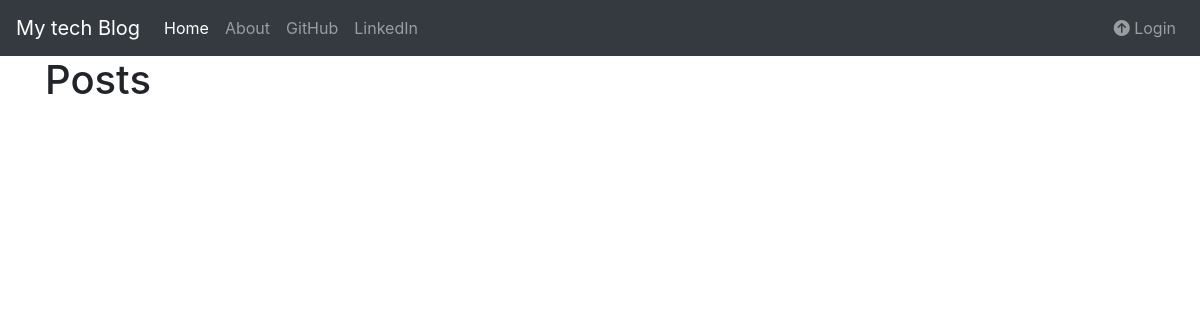
The app's page /, older data.
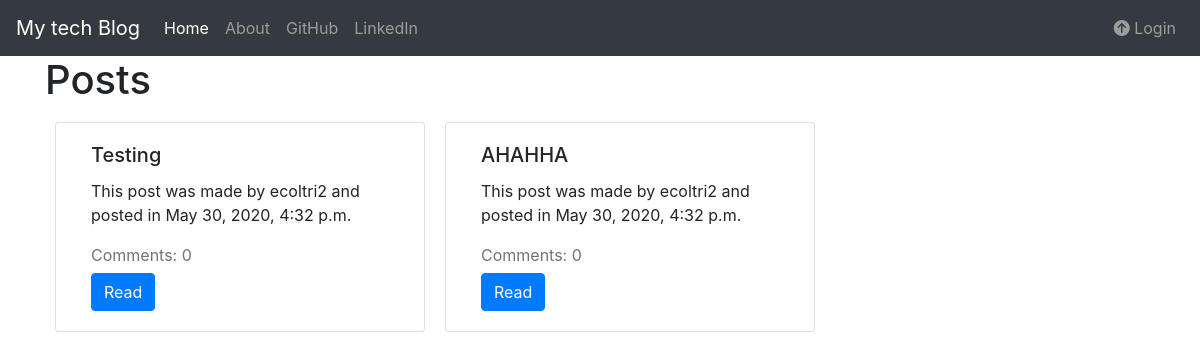
The same page, newer data.
### posters/models.py (models this page shows, shortened)
class Post(models.Model):
    title = models.CharField(max_length=60,unique=True)
    author = models.ForeignKey(User,on_delete=models.CASCADE)
    published_date = models.DateTimeField(auto_now=True)
    created_date = models.DateTimeField(auto_now=True)
    body = models.TextField(max_length=3000)
    is_publicated = models.BooleanField(default=False)
    is_draft = models.BooleanField(default=True)

### posters/views.py (the view)
# urls.py: path("", views.PostListView.as_view(), name="home"),
class PostListView(ListView):
    slug_field = 'id'
    slug_url_kwarg = 'id'
    model = models.Post
    context_object_name = 'posts'

### posters/templates/posters/post_list.html (shortened to what this page needs)
{%extends './base.html'%}
{%block body_block%}
<h1>Posts</h1>
{%if posts%}
<div class="container">
    <div class="row">
        {%for post in posts%}
        {%if not user.is_authenticated and post.is_publicated and not post.is_draft%}
        <div class="card col-4" style="width: 18rem;">
            <div class="card-body">
                <h5 class="card-title">{{post.title}}</h5>
                <p class="card-text">This post was made by {{post.author}} and posted in {{post.published_date}}</p>
                <div class="text-muted">Comments: {{post.comments.all.count}}</div>
                <a href="{%url 'posters:detail' id=post.id%}" class="btn btn-primary">Read</a>
            </div>
        </div>
        {%endif%}
        {%endfor%}
    </div>
</div>
{%else%}
<h2>Sorry, we are without posts!</h2>
{%endif%}
{%endblock%}

Row changes from the older to the newer data that the page shows:
now on this page (row edited): Post: title "Testing", author "ecoltri2", published_date "May 30, 2020, 4:32 p.m.", comments.all.count "0"
now on this page (row edited): Post: title "AHAHHA", author "ecoltri2", published_date "May 30, 2020, 4:32 p.m.", comments.all.count "0"
